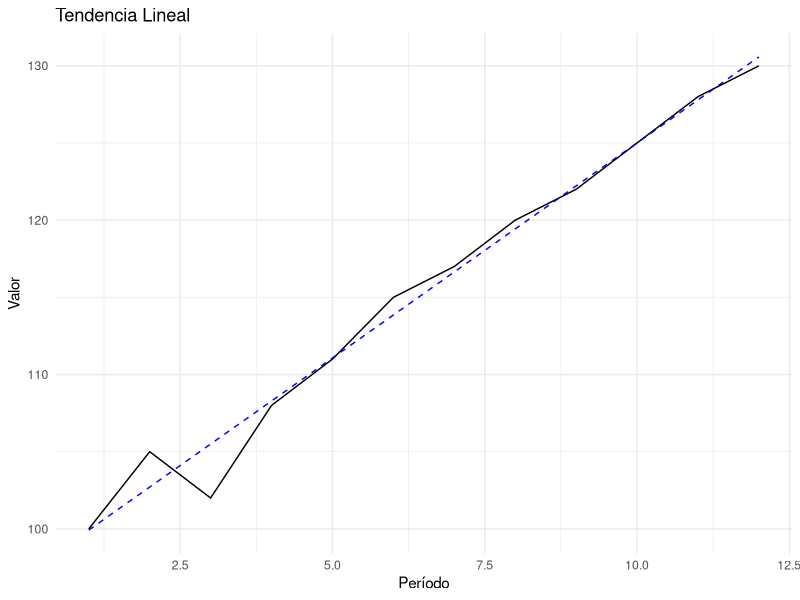

Recreate this plot in R.
library(forecast)
library(ggplot2)

# Función para calcular la tendencia lineal y las medidas de error
calcular_tendencia_lineal <- function(periodos, valores) {
  # Asegurarse de que los periodos y valores sean vectores numéricos
  periodos <- as.numeric(periodos)
  valores <- as.numeric(valores)
  
  # Crear la serie de tiempo
  serie_time <- ts(valores, start = periodos[1], frequency = 1)
  
  # Ajustar un modelo de tendencia lineal
  modelo_tendencia <- tslm(serie_time ~ trend)
  
  # Obtener los valores ajustados
  valores_ajustados <- fitted(modelo_tendencia)
  
  # Calcular las medidas de error
  valores_observados <- valores
  mae <- mean(abs(valores_observados - valores_ajustados), na.rm = TRUE)
  mse <- mean((valores_observados - valores_ajustados)^2, na.rm = TRUE)
  rmse <- sqrt(mse)
  mape <- mean(abs((valores_observados - valores_ajustados) / valores_observados) * 100, na.rm = TRUE)
  
  # Crear data frames para la gráfica
  df_original <- data.frame(time = periodos, value = valores)
  df_ajustado <- data.frame(time = periodos, value = valores_ajustados)
  
  # Crear la gráfica
  grafica <- ggplot() +
    geom_line(data = df_original, aes(x = time, y = value), color = "black") +
    geom_line(data = df_ajustado, aes(x = time, y = value), color = "blue", linetype = "dashed") +
    labs(title = "Tendencia Lineal",
         x = "Período",
         y = "Valor",
         color = "Serie") +
    theme_minimal()
  
  # Imprimir la gráfica
  print(grafica)
  
  # Imprimir las medidas de error
  cat("MAE:", mae, "\n")
  cat("MSE:", mse, "\n")
  cat("RMSE:", rmse, "\n")
  cat("MAPE:", mape, "%\n")
}

# Ejemplo de uso de la función con vectores de periodos y valores
periodos <- 1:12
valores <- c(100, 105, 102, 108, 111, 115, 117, 120, 122, 125, 128, 130)

# Ejecutar la función con los vectores
calcular_tendencia_lineal(periodos, valores)